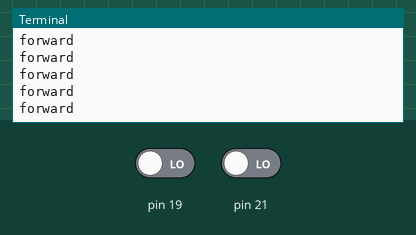
This program was run on a simulated Raspberry Pi (header pin numbers). On the bench: the last lines printed to the terminal. Inputs (shaded band) come from the test bench; at power-on: pin 19 LOW, pin 21 LOW.

Above: at 1.2 s.
1.3 s: pin 19 driven HIGH
At 2.3 s:
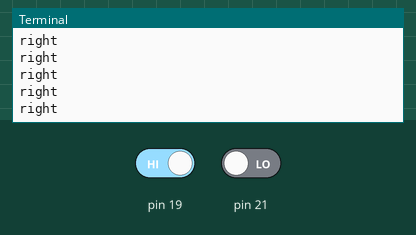
2.8 s: pin 21 driven HIGH
At 3.5 s:
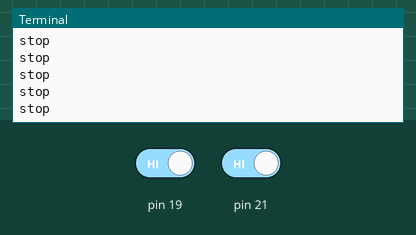
4.3 s: pin 19 driven LOW
At 4.8 s:
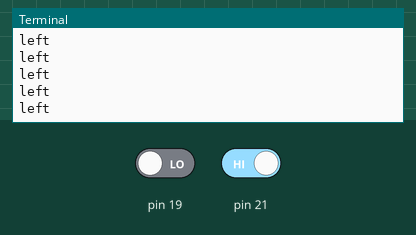

The program:

LineCheck.py
```python
import RPi.GPIO as GPIO

GPIO.setmode(GPIO.BOARD)
GPIO.setup(21, GPIO.IN)
GPIO.setup(19, GPIO.IN)

try:
    while True:
        if GPIO.input(21) == True and GPIO.input(19) == True:
            print ("stop")

        elif GPIO.input(21):
            print ("left")

        elif GPIO.input(19):
            print ("right")

        else:
            print ("forward")

finally:
    GPIO.cleanup()
```

Measured:
- after the input at 1.3 s, the terminal: prints a new line at once (image 1)
- after the input at 2.8 s, the terminal: prints a new line at once (image 2)
